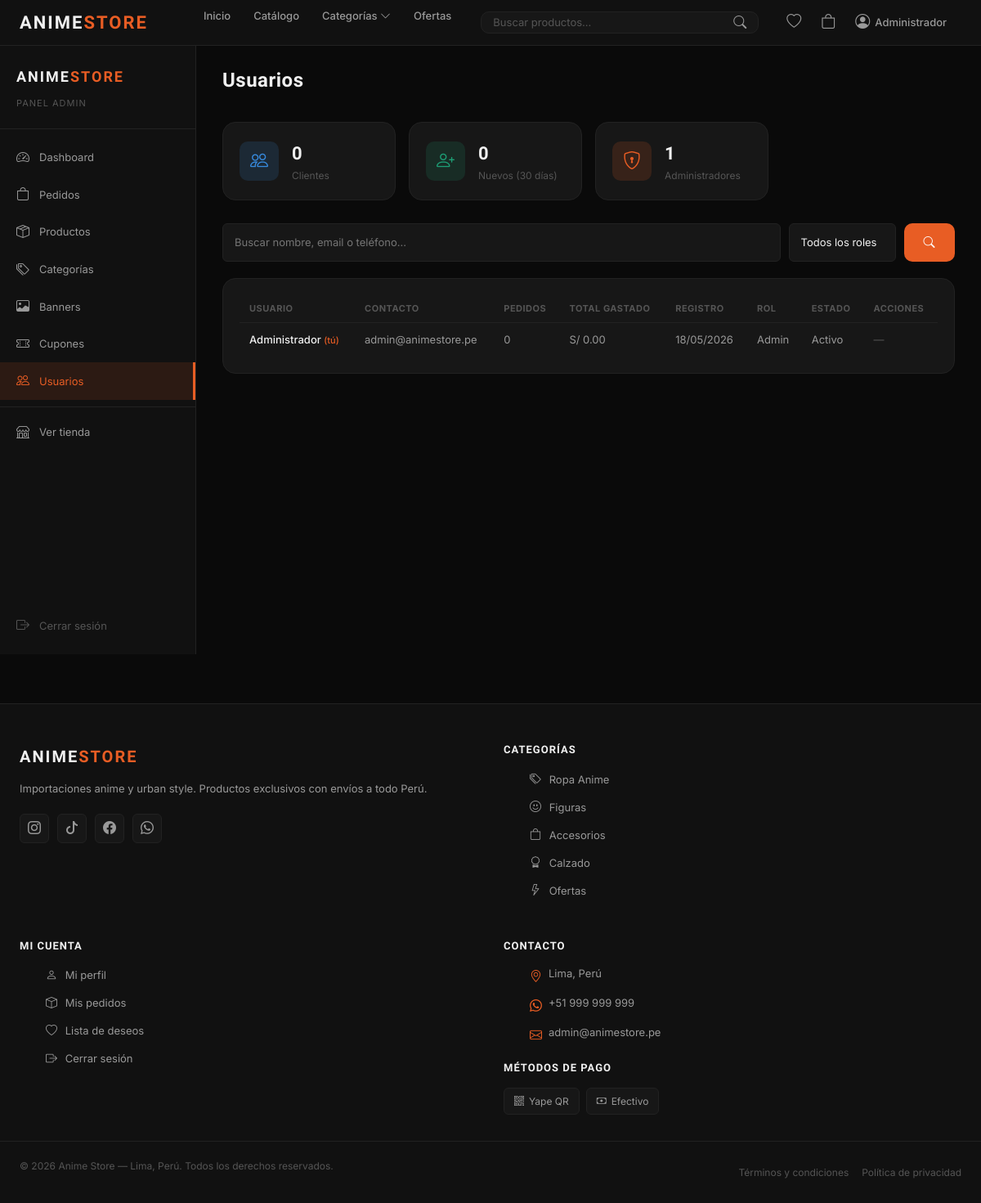
The app's page /admin/usuarios.php (signed in) with its own data.
### tables this page shows
CREATE TABLE `usuarios` (
  `id_usuario` int unsigned NOT NULL AUTO_INCREMENT,
  `id_provincia` int unsigned DEFAULT NULL,
  `nombre` varchar(100) NOT NULL,
  `email` varchar(150) NOT NULL,
  `password` varchar(255) NOT NULL,
  `telefono` varchar(20) DEFAULT NULL,
  `direccion` text,
  `rol` enum('admin','cliente') NOT NULL DEFAULT 'cliente',
  `activo` tinyint(1) NOT NULL DEFAULT '1',
  `fecha_registro` datetime NOT NULL DEFAULT CURRENT_TIMESTAMP,
  PRIMARY KEY (`id_usuario`),
  UNIQUE KEY `email` (`email`),
  KEY `fk_usu_prov` (`id_provincia`),
  CONSTRAINT `fk_usu_prov` FOREIGN KEY (`id_provincia`) REFERENCES `provincias` (`id_provincia`) ON DELETE SET NULL
);

CREATE TABLE `categorias` (
  `id_categoria` int unsigned NOT NULL AUTO_INCREMENT,
  `nombre` varchar(100) NOT NULL,
  `descripcion` text,
  `imagen` varchar(255) DEFAULT NULL,
  `activa` tinyint(1) NOT NULL DEFAULT '1',
  PRIMARY KEY (`id_categoria`)
);

### includes/funciones.php (called while the page is built, shortened)
<?php
function sanitizar($dato) {
    return htmlspecialchars(strip_tags(trim($dato)));
}
function formatear_precio($precio) {
    return TIENDA_MONEDA . ' ' . number_format($precio, 2, '.', ',');
}
function formatear_fecha($fecha) {
    return date('d/m/Y', strtotime($fecha));
}

### config/database.php (called while the page is built, shortened)
<?php
function conectar() {
    static $conn = null;
    if ($conn === null) {
        $conn = new mysqli(DB_HOST, DB_USER, DB_PASS, DB_NAME);
        $conn->set_charset(DB_CHARSET);
    }
    return $conn;
}

### config/session.php (called while the page is built, shortened)
<?php
function esta_logueado() {
    return isset($_SESSION['usuario']['id_usuario']);
}

### admin/usuarios.php (the view, shortened to what this page needs)
<?php
require_once '../includes/header.php';
$conn     = conectar();
$admin_id = (int) $_SESSION['usuario']['id_usuario'];
$q   = trim($_GET['q']   ?? '');
$where = ['1=1'];
$where_sql = implode(' AND ', $where);
$usuarios = $conn->query("
    SELECT u.*, pr.nombre AS provincia_nombre,
           COUNT(p.id_pedido)                                                   AS total_pedidos,
           COALESCE(SUM(CASE WHEN p.estado != 'cancelado' THEN p.total END), 0) AS total_gastado,
           MAX(p.fecha)                                                          AS ultimo_pedido
    FROM usuarios u
    LEFT JOIN pedidos p     ON p.id_usuario = u.id_usuario
    LEFT JOIN provincias pr ON pr.id_provincia = u.id_provincia
    WHERE $where_sql
    GROUP BY u.id_usuario
    ORDER BY u.fecha_registro DESC
");
$totales = $conn->query("
    SELECT COUNT(*) AS total,
           SUM(rol = 'cliente') AS clientes,
           SUM(rol = 'admin')   AS admins,
           SUM(fecha_registro >= DATE_SUB(NOW(), INTERVAL 30 DAY)) AS nuevos
    FROM usuarios
")->fetch_assoc();
?>
<div class="sp-admin-wrap">
    <?php include ROOT_PATH . '/admin/includes/sidebar.php'; ?>
    <div class="sp-admin-content">
        <div class="sp-admin-header">
            <h1 class="sp-admin-titulo">Usuarios</h1>
        </div>
        <div class="sp-stats-grid">
            <div class="sp-stat-card">
                <div class="sp-stat-icon" style="background:rgba(55,138,221,0.15);color:#378add"><i class="bi bi-people"></i></div>
                <div class="sp-stat-info">
                    <span class="sp-stat-valor"><?= (int) $totales['clientes'] ?></span>
                    <span class="sp-stat-label">Clientes</span>
                </div>
            </div>
            <div class="sp-stat-card">
                <div class="sp-stat-icon" style="background:rgba(29,158,117,0.15);color:#1d9e75"><i class="bi bi-person-plus"></i></div>
                <div class="sp-stat-info">
                    <span class="sp-stat-valor"><?= (int) $totales['nuevos'] ?></span>
                    <span class="sp-stat-label">Nuevos (30 días)</span>
                </div>
            </div>
            <div class="sp-stat-card">
                <div class="sp-stat-icon" style="background:rgba(232,93,36,0.15);color:#e85d24"><i class="bi bi-shield-lock"></i></div>
                <div class="sp-stat-info">
                    <span class="sp-stat-valor"><?= (int) $totales['admins'] ?></span>
                    <span class="sp-stat-label">Administradores</span>
                </div>
            </div>
        </div>
        <div class="sp-admin-filtros">
            <form method="GET" action="<?= BASE_URL ?>/admin/usuarios" style="display:flex;gap:10px;flex-wrap:wrap">
                <input type="text" name="q" placeholder="Buscar nombre, email o teléfono..." value="<?= sanitizar($q) ?>" class="sp-admin-search">
                <select name="rol" onchange="this.form.submit()" class="sp-admin-select">
                    <option value="">Todos los roles</option>
                </select>
                <button type="submit" class="sp-btn-primary"><i class="bi bi-search"></i></button>
            </form>
        </div>
        <div class="sp-admin-card">
            <div class="sp-tabla-wrap">
                <table class="sp-tabla">
                    <thead>
                        <tr>
                            <th>Usuario</th>
                            <th>Contacto</th>
                            <th>Pedidos</th>
                            <th>Total gastado</th>
                            <th>Registro</th>
                            <th>Rol</th>
                            <th>Estado</th>
                            <th>Acciones</th>
                        </tr>
                    </thead>
                    <tbody>
                        <?php while ($u = $usuarios->fetch_assoc()): $es_yo = (int) $u['id_usuario'] === $admin_id; ?>
                        <tr>
                            <td>
                                <div style="color:var(--text-primary);font-weight:500"><?= sanitizar($u['nombre']) ?><?= $es_yo ? ' <span style="color:var(--accent);font-size:11px">(tú)</span>' : '' ?></div>
                            </td>
                            <td>
                                <div><?= sanitizar($u['email']) ?></div>
                            </td>
                            <td>
                                <?php if ($u['total_pedidos'] > 0): ?>
                                <a href="<?= BASE_URL ?>/admin/pedidos?q=<?= urlencode($u['nombre']) ?>" title="Ver sus pedidos"><?= $u['total_pedidos'] ?></a>
                                <?php else: ?>0<?php endif; ?>
                            </td>
                            <td><?= formatear_precio($u['total_gastado']) ?></td>
                            <td><?= formatear_fecha($u['fecha_registro']) ?></td>
                            <td>
                                <span class="sp-estado <?= $u['rol'] === 'admin' ? 'sp-estado-enviado' : 'sp-estado-entregado' ?>">
                                    <?= $u['rol'] === 'admin' ? 'Admin' : 'Cliente' ?>
                                </span>
                            </td>
                            <td>
                                <span class="sp-estado <?= $u['activo'] ? 'sp-estado-confirmado' : 'sp-estado-cancelado' ?>">
                                    <?= $u['activo'] ? 'Activo' : 'Bloqueado' ?>
                                </span>
                            </td>
                            <td>
                                <?php if (!$es_yo): ?>
                                <div style="display:flex;gap:6px">
                                    <form method="POST" style="display:inline"
                                          onsubmit="return confirm('<?= $u['activo'] ? '¿Bloquear a este usuario? No podrá iniciar sesión.' : '¿Desbloquear a este usuario?' ?>')">
                                        <input type="hidden" name="accion" value="toggle_activo">
                                        <?= csrf_campo() ?>
                                        <input type="hidden" name="id_usuario" value="<?= $u['id_usuario'] ?>">
                                        <input type="hidden" name="volver" value="<?= sanitizar($_SERVER['QUERY_STRING'] ?? '') ?>">
                                        <button type="submit" class="sp-admin-btn-sm" title="<?= $u['activo'] ? 'Bloquear' : 'Desbloquear' ?>"
                                                style="<?= $u['activo'] ? 'border-color:var(--error);color:var(--error)' : '' ?>">
                                            <i class="bi bi-<?= $u['activo'] ? 'slash-circle' : 'check-circle' ?>"></i>
                                        </button>
                                    </form>
                                    <form method="POST" style="display:inline"
                                          onsubmit="return confirm('<?= $u['rol'] === 'admin' ? '¿Quitar permisos de administrador?' : '¿Dar permisos de administrador? Podrá gestionar toda la tienda.' ?>')">
                                        <input type="hidden" name="accion" value="cambiar_rol">
                                        <?= csrf_campo() ?>
                                        <input type="hidden" name="id_usuario" value="<?= $u['id_usuario'] ?>">
                                        <input type="hidden" name="rol" value="<?= $u['rol'] === 'admin' ? 'cliente' : 'admin' ?>">
                                        <input type="hidden" name="volver" value="<?= sanitizar($_SERVER['QUERY_STRING'] ?? '') ?>">
                                        <button type="submit" class="sp-admin-btn-sm" title="<?= $u['rol'] === 'admin' ? 'Quitar admin' : 'Hacer admin' ?>">
                                            <i class="bi bi-shield<?= $u['rol'] === 'admin' ? '-x' : '-plus' ?>"></i>
                                        </button>
                                    </form>
                                </div>
                                <?php else: ?>
                                <span style="color:var(--text-muted)">—</span>
                                <?php endif; ?>
                            </td>
                        </tr>
                        <?php endwhile; ?>
                    </tbody>
                </table>
            </div>
        </div>
    </div>
</div>
<?php require_once ROOT_PATH . '/includes/footer.php'; ?>

### includes/footer.php (shortened to what this page needs)
</main>
<footer class="sp-footer">
    <div class="sp-footer-inner">
        <div class="sp-footer-col">
            <a href="<?= BASE_URL ?>" class="sp-logo sp-footer-logo">
                ANIME<span>STORE</span>
            </a>
            <p class="sp-footer-desc">
                Importaciones anime y urban style. Productos exclusivos con envíos a todo Perú.
            </p>
            <div class="sp-footer-social">
                <a href="#" title="Instagram"><i class="bi bi-instagram"></i></a>
                <a href="#" title="TikTok"><i class="bi bi-tiktok"></i></a>
                <a href="#" title="Facebook"><i class="bi bi-facebook"></i></a>
                <a href="#" title="WhatsApp"><i class="bi bi-whatsapp"></i></a>
            </div>
        </div>
        <div class="sp-footer-col">
            <h4 class="sp-footer-title">Categorías</h4>
            <ul class="sp-footer-links">
                <?php foreach ($menu_categorias as $i => $mc): ?>
                <li><a href="<?= BASE_URL ?>/catalogo?categoria=<?= $mc['id_categoria'] ?>"><i class="bi <?= $menu_iconos[$i % count($menu_iconos)] ?>"></i> <?= sanitizar($mc['nombre']) ?></a></li>
                <?php endforeach; ?>
                <li><a href="<?= BASE_URL ?>/catalogo?oferta=1"><i class="bi bi-lightning"></i> Ofertas</a></li>
            </ul>
        </div>
        <div class="sp-footer-col">
            <h4 class="sp-footer-title">Mi cuenta</h4>
            <ul class="sp-footer-links">
                <?php if (esta_logueado()): ?>
                <li><a href="<?= BASE_URL ?>/mi-cuenta"><i class="bi bi-person"></i> Mi perfil</a></li>
                <li><a href="<?= BASE_URL ?>/mi-cuenta?tab=pedidos"><i class="bi bi-box"></i> Mis pedidos</a></li>
                <li><a href="<?= BASE_URL ?>/wishlist"><i class="bi bi-heart"></i> Lista de deseos</a></li>
                <li><a href="<?= BASE_URL ?>/logout"><i class="bi bi-box-arrow-right"></i> Cerrar sesión</a></li>
                <?php else: ?>
                <li><a href="#" onclick="abrirModal('modalLogin')"><i class="bi bi-person"></i> Iniciar sesión</a></li>
                <li><a href="#" onclick="cambiarTab('registro')"><i class="bi bi-pencil"></i> Registrarse</a></li>
                <li><a href="<?= BASE_URL ?>/carrito"><i class="bi bi-bag"></i> Mi carrito</a></li>
                <?php endif; ?>
            </ul>
        </div>
        <div class="sp-footer-col">
            <h4 class="sp-footer-title">Contacto</h4>
            <ul class="sp-footer-links sp-footer-contact">
                <li>
                    <i class="bi bi-geo-alt"></i>
                    <?= TIENDA_DIRECCION ?>
                </li>
                <li>
                    <i class="bi bi-whatsapp"></i>
                    <a href="https://wa.me/<?= str_replace(['+', ' '], '', TIENDA_TELEFONO) ?>">
                        <?= TIENDA_TELEFONO ?>
                    </a>
                </li>
                <li>
                    <i class="bi bi-envelope"></i>
                    <a href="mailto:<?= TIENDA_EMAIL ?>"><?= TIENDA_EMAIL ?></a>
                </li>
            </ul>
            <h4 class="sp-footer-title" style="margin-top:20px">Métodos de pago</h4>
            <div class="sp-footer-pagos">
                <span class="sp-pago-badge">
                    <i class="bi bi-qr-code"></i> Yape QR
                </span>
                <span class="sp-pago-badge">
                    <i class="bi bi-cash"></i> Efectivo
                </span>
            </div>
        </div>
    </div>
    <div class="sp-footer-bottom">
        <p>© <?= date('Y') ?> <?= TIENDA_NOMBRE ?> — Lima, Perú. Todos los derechos reservados.</p>
        <div class="sp-footer-bottom-links">
            <a href="<?= BASE_URL ?>/terminos">Términos y condiciones</a>
            <a href="<?= BASE_URL ?>/privacidad">Política de privacidad</a>
        </div>
    </div>
</footer>
</body>
</html>

### records on screen
usuarios: nombre "Administrador", shows "(tú)", email "admin@animestore.pe", total_gastado "S/ 0.00", fecha_registro "18/05/2026", rol "Admin", activo "Activo"
categorias: nombre "Ropa Anime"
categorias: nombre "Figuras"
categorias: nombre "Accesorios"
categorias: nombre "Calzado"

### other values on screen
sanitizar($_SESSION['usuario']['nombre']) "Administrador"
$totales['clientes'] "0"
$totales['nuevos'] "0"
$totales['admins'] "1"
TIENDA_DIRECCION "Lima, Perú"
TIENDA_TELEFONO "+51 999 999 999"
TIENDA_EMAIL "admin@animestore.pe"
TIENDA_NOMBRE "Anime Store"
